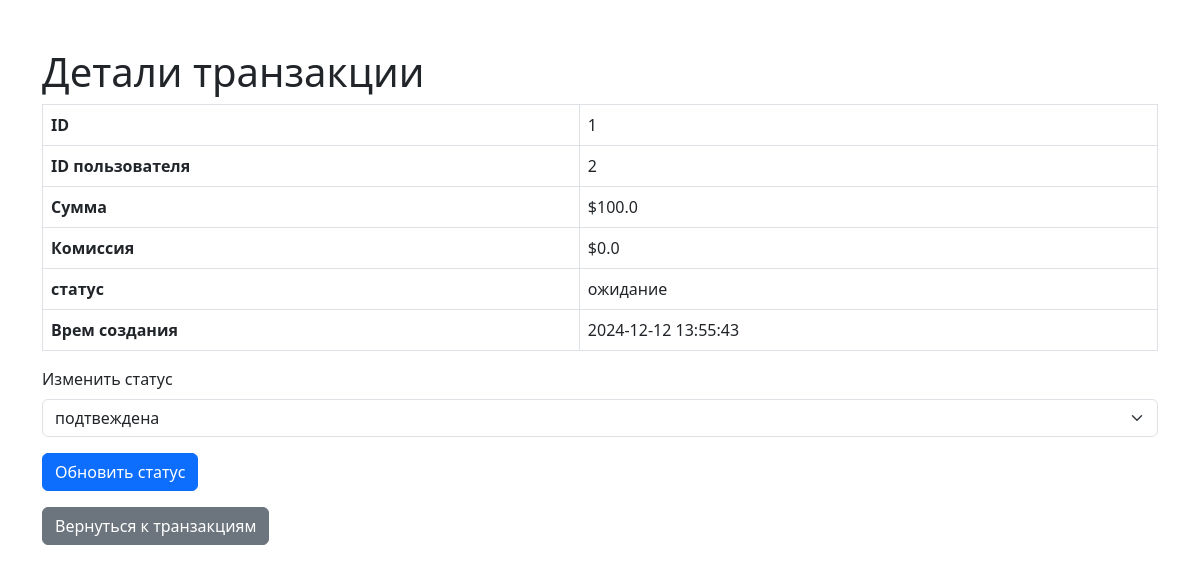
The app's page /admin/transactions/1 (signed in), older data.
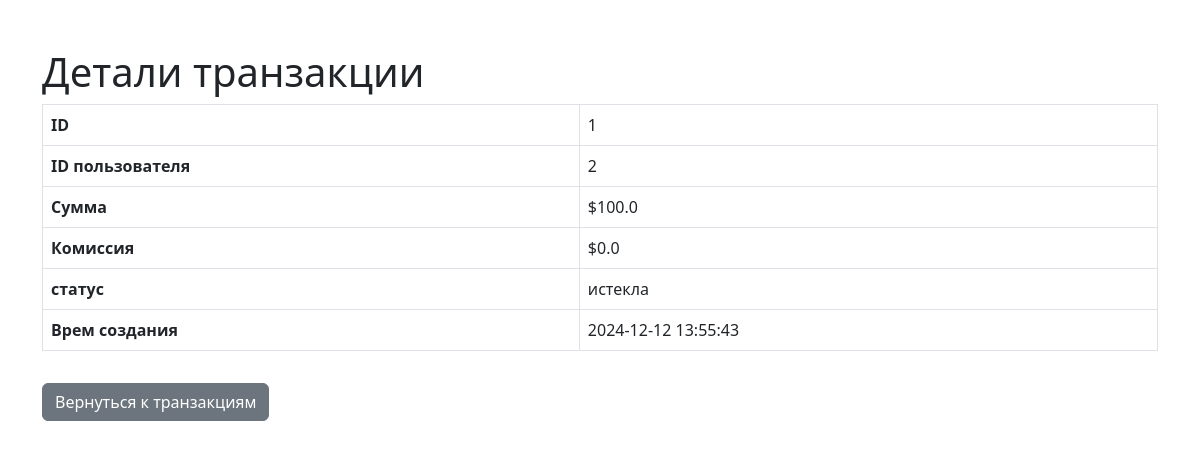
The same page, newer data.
### app.py (models this page shows, shortened)
class Transaction(db.Model):
    id = db.Column(db.Integer, primary_key=True)
    amount = db.Column(db.Float, nullable=False)
    commission = db.Column(db.Float, nullable=False)
    status = db.Column(db.String(20), nullable=False, default='ожидание')
    created_at = db.Column(db.DateTime, nullable=False, server_default=db.func.now())
    user_id = db.Column(db.Integer, db.ForeignKey('user.id'), nullable=False)
    user = db.relationship('User', backref=db.backref('transactions', lazy=True))

### app.py (the view)
@app.route('/admin/transactions/<int:transaction_id>', methods=['GET', 'POST'])
def transaction_detail(transaction_id):
    if session.get('role') != 'admin':
        if session.get('role') != 'user':
            return redirect(url_for('login'))
    form = TransactionForm()
    transaction = Transaction.query.get_or_404(transaction_id)
    if request.method == 'POST':
        status = request.form['status']
        if transaction.status == 'ожидание' and status in ['подтвеждена', 'отменена']:
            transaction.status = status
            db.session.commit()
        return redirect(url_for('admin_transactions'))
    return render_template('transaction_detail.html', transaction=transaction, form=form)

### app.py
class TransactionForm(FlaskForm):
    submit = SubmitField('Register')

### templates/transaction_detail.html (shortened to what this page needs)
<!DOCTYPE html>
<html lang="ru">
<head>
    <link rel="stylesheet" href="https://cdn.jsdelivr.net/npm/bootstrap@5.3.0/dist/css/bootstrap.min.css">
</head>
<body>
    <div class="container mt-5">
        <h1>Детали транзакции</h1>
        <table class="table table-bordered">
            <tr>
                <th>ID</th>
                <td>{{ transaction.id }}</td>
            </tr>
            <tr>
                <th>ID пользователя</th>
                <td>{{ transaction.user_id }}</td>
            </tr>
            <tr>
                <th>Сумма</th>
                <td>${{ transaction.amount }}</td>
            </tr>
            <tr>
                <th>Комиссия</th>
                <td>${{ transaction.commission }}</td>
            </tr>
            <tr>
                <th>статус</th>
                <td>{{ transaction.status }}</td>
            </tr>
            <tr>
                <th>Врем создания</th>
                <td>{{ transaction.created_at }}</td>
            </tr>
        </table>
        {% if transaction.status == "ожидание" %}
        <form method="POST" action="/admin/transactions/{{ transaction.id }}">
            <div class="mb-3">
                <label for="status" class="form-label">Изменить статус</label>
                <select id="status" name="status" class="form-select">
                    <option value="подтвеждена" {% if transaction.status == 'подтвеждена' %}selected{% endif %}>подтвеждена</option>
                </select>
            </div>
            <button type="submit" class="btn btn-primary">Обновить статус</button>
        </form>
        {% endif %}
        <a href="/admin/transactions" class="btn btn-secondary mt-3">Вернуться к транзакциям</a>
    </div>
</body>
</html>

Row changes from the older to the newer data that the page shows:
changed Transaction id 1: status "ожидание" → "истекла"
Text that changed along with them:
form field status: "подтвеждена" → (not shown)
text no longer shown: "Изменить статус Обновить статус"
